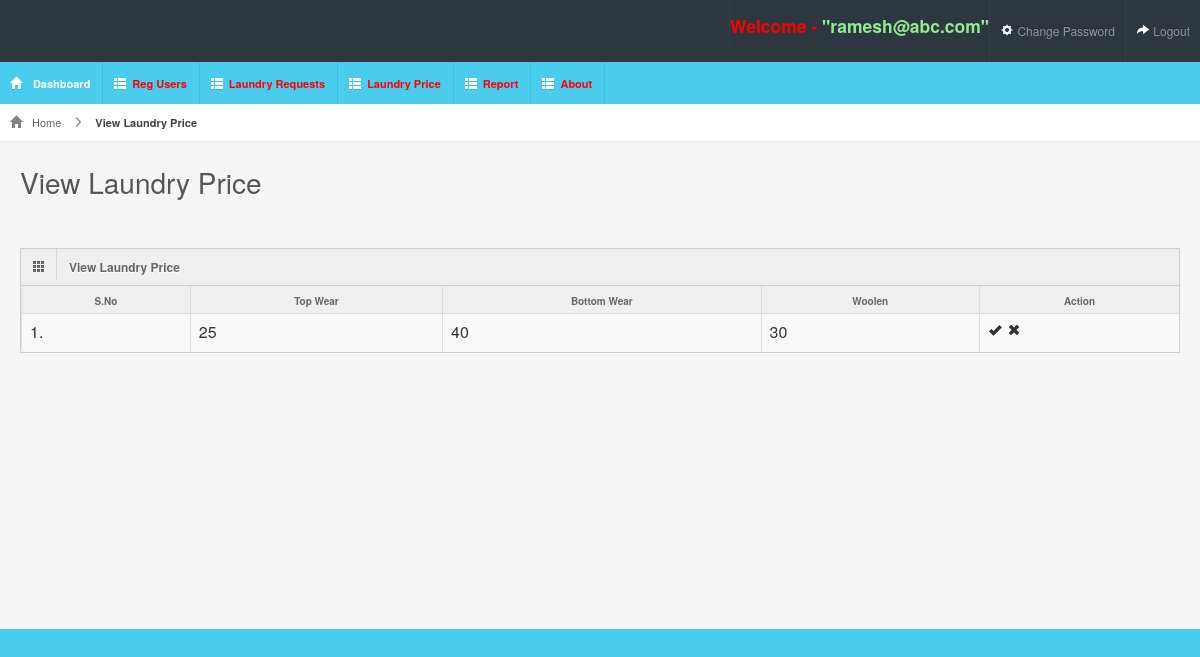
Screenshot of /view_laundry_price/ (signed in) with the database file from the repository.
### laundryapp/models.py (models this page shows)
class Price(models.Model):
    bottomwearprice = models.CharField(max_length=100, null=True, blank=True)
    topwearprice = models.CharField(max_length=100, null=True, blank=True)
    woolenprice = models.CharField(max_length=100, null=True, blank=True)

### laundryapp/views.py (the view)
# urls.py: path('view_laundry_price/', view_laundry_price, name="view_laundry_price"),
@login_required(login_url='/admin_login/')
def view_laundry_price(request):
    data = Price.objects.all()
    d = {'data': data}
    return render(request, "view_laundry_price.html", locals())

### laundryapp/templates/view_laundry_price.html
{% extends 'admin_index.html' %}
{% block body %}
{% load static %}
<div id="content">
  <div id="content-header">
    <div id="breadcrumb"> <a href="/dashboard/" title="Go to Home" class="tip-bottom"><i class="icon-home"></i> Home</a> <a href="#" class="current">View Laundry Price</a> </div>
    <h1>View Laundry Price</h1>
  </div>
  <div class="container-fluid">
    <div class="row-fluid">
      <div class="span12">
        <div class="widget-box">
          <div class="widget-title">
             <span class="icon"><i class="icon-th"></i></span>
            <h5>View Laundry Price</h5>
          </div>
          <div class="widget-content nopadding">
            <table class="table table-bordered data-table">
              <thead>
                <tr>
                  <th>S.No</th>
                  <th>Top Wear</th>
                  <th>Bottom Wear</th>
                  <th>Woolen</th>
                  <th>Action</th>
                </tr>
              </thead>
              <tbody>
              {% for i in data %}
                <tr class="gradeX">
                  <td>{{forloop.counter}}.</td>
                  <td>{{i.topwearprice}}</td>
                  <td>{{i.bottomwearprice}}</td>
                  <td>{{i.woolenprice}}</td>
                  <td class="center">
                    <a href="{% url 'edit_laundry_price' i.id %}" class="tip-top" data-original-title="Update"><i class="icon-ok" ></i></a>
                      <a href="{% url 'delete_laundry_price' i.id %}" onclick="return confirm('Are you sure?')" class="tip-top" data-original-title="Delete"><i class="icon-remove"></i></a>
                  </td>
                </tr>
              {% endfor %}
              </tbody>
            </table>
          </div>
        </div>
      </div>
    </div>
  </div>
</div>
{% endblock %}

### laundryapp/templates/admin_index.html (shortened to what this page needs)
{% load static %}
<html lang="en">
<head>
    <link rel="stylesheet" href="{% static 'css/bootstrap.min.css' %}"/>
    <link rel="stylesheet" href="{% static 'css/bootstrap-responsive.min.css' %}"/>
    <link rel="stylesheet" href="{% static 'css/fullcalendar.css' %}"/>
    <link rel="stylesheet" href="{% static 'css/maruti-style.css' %}"/>
    <link rel="stylesheet" href="{% static 'css/maruti-media.css' %}" class="skin-color"/>
</head>
<body>
<div id="header">
    <h1><a href="dashboard.html">Laundry Management System</a></h1>
</div>
<div id="user-nav" class="navbar navbar-inverse">
    <ul class="nav">
        <li class="text" >
            <h4 style="color:red">Welcome - <span style="color:lightgreen">"{{request.user.username}}"</span></h4>
        </li>
    </ul>
    <ul class="nav">
        <li class=""><a title="" href="/change_password/"><i class="icon icon-cog"></i> <span class="text1">Change Password</span></a></li>
        <li class=""><a title="" href="/admin_logout/"><i class="icon icon-share-alt"></i> <span class="text1">Logout</span></a>
        </li>
    </ul>
</div>
<div id="sidebar"><a href="#" class="visible-phone"> Dashboard</a>
    <ul>
        <li class="active"><a href="/dashboard/"><i class="icon icon-home"></i> <span>Dashboard</span></a></li>
        <li class="submenu"><a href=""><i class="icon icon-th-list"></i><span style="color:red">Reg Users</span></a>
        </li>
        <li class="submenu"><a href="#"><i class="icon icon-th-list"></i><span style="color:red">Laundry Requests</span></a>
        </li>
        <li class="submenu"><a href="#" ><i class="icon icon-th-list"></i><span style="color:red">Laundry Price</span></a>
        </li>
        <li class="submenu"><a href="#"><i class="icon icon-th-list"></i><span style="color:red">Report</span></a>
        </li>
        <li class="submenu"><a href="#"><i class="icon icon-th-list"></i><span style="color:red">About</span></a>
        </li>
    </ul>
</div>
{% block body %}
{% endblock %}
</body>
</html>

### laundryapp/static/css/maruti-style.css (style rules this page uses)
* { outline:none !important; -moz-outline: none !important; }
body { overflow-x: hidden; margin-top: -10px; }
select, textarea, input[type="text"], input[type="password"], input[type="datetime"], input[type="datetime-local"], input[type="date"], input[type="month"], input[type="time"], input[type="week"], input[type="number"], input[type="email"], input[type="url"], input[type="search"], input[type="tel"], input[type="color"], .uneditable-input, .label, .dropdown-menu, .btn, .well, .progress, .table-bordered, .btn-group > .btn:first-child, .btn-group > .btn:last-child, .btn-group > .btn:last-child, .btn-group > .dropdown-toggle, .alert { border-radius:0px; }
#header { height: 62px; position: relative; width: 100%; z-index: -7; }
#header h1 { background: url("../img/logo.png") no-repeat scroll 0 0 transparent; height: 31px; left: 15px; line-height: 600px; overflow: hidden; position: relative; top:20px; width: 191px; }
#header h1 a { display: block; }
#sidebar { width:100%; background:#49cced; position:absolute; clear:both; top:62px; }
#sidebar > ul { margin:0px; padding:0px; width:100%; display:block; z-index:999; }
#sidebar > ul > li { list-style-type:none; float:left; display:block; margin:0px; border-right:1px solid #41bedd; position:relative; padding:10px; cursor:pointer }
#sidebar > ul > li a { padding:12px 0; }
#sidebar > ul li span { cursor:pointer; margin:0px 2px 0 5px; font-weight:bold; color:#fff; font-size:11px; }
#sidebar > ul li a i { background-image: url("../img/glyphicons-halflings-white.png"); margin-top:4px; vertical-align: top; }
#user-nav { position: absolute; right:0px; top: 0px; z-index:11; margin: 0; }
#user-nav > ul { margin: 0; padding: 0; list-style: none; }
#user-nav > ul > li { float: left; list-style-type: none; margin: 0; position: relative; padding:6px 0; background:#2e363f; border-left:1px solid #363e48; }
#user-nav > ul > li > a { padding: 15px 10px; display: block; font-size: 12px; }
#user-nav > ul > li > a > i, #sidebar li a i { vertical-align: top; background-image: url('../img/glyphicons-halflings-white.png'); margin-top: 2px; }
#content { background:url(../images/backgrounds/bodyBg.png) repeat #fff; margin-left:0px; margin-right: 0; margin-top:80px; padding-bottom: 25px; position: relative; min-height: 500px; width: auto; }
#content-header { position: abslute; width: 100%; margin-top: -38px; z-index: 20; }
#content-header h1 { color: #555555; font-size: 28px; font-weight: normal; float: none; text-shadow: 0 1px 0 #ffffff; margin-left: 20px; position: relative; }
#content-header h1, #content-header .btn-group { margin-top: 20px; }
.container-fluid .row-fluid:first-child { margin-top: 20px; }
#breadcrumb { background-color: #fff; border-bottom: 1px solid #e3ebed; }
#breadcrumb a { padding: 8px 20px 8px 10px; display: inline-block; background-image: url('../img/breadcrumb.png'); background-position: center right; background-repeat: no-repeat; font-size: 11px; color: #666666; }
#breadcrumb a:last-child { background-image:none; }
#breadcrumb a.current { font-weight: bold; color: #444444; }
#breadcrumb a i { margin-right: 5px; opacity: .6; }
.stat-boxes .peity_bar_good, .stat-boxes .peity_line_good, { color: #459D1C; }
.widget-box { background: none repeat scroll 0 0 #F9F9F9; border-top: 1px solid #CDCDCD; border-left: 1px solid #CDCDCD; border-right: 1px solid #CDCDCD; clear: both; margin-top: 16px; margin-bottom: 16px; position: relative; }
.widget-title, .modal-header, .table th, div.dataTables_wrapper .ui-widget-header { background-color: #efefef; border-bottom: 1px solid #CDCDCD; height: 36px; }
.widget-title span.icon { border-right: 1px solid #cdcdcd; padding: 9px 10px 7px 11px; float: left; opacity: .7; }
.widget-title h5 { color: #666666; text-shadow: 0 1px 0 #ffffff; float: left; font-size: 12px; font-weight: bold; padding: 12px; line-height: 12px; margin: 0; }
.widget-content { padding: 12px 15px; border-bottom: 1px solid #cdcdcd; }
.table th { height: auto; font-size: 10px; padding: 5px 10px 2px; border-bottom: 0; text-align: center; color: #666666; }
.nopadding { padding: 0 !important; }
.nopadding .table { margin-bottom: 0; }
.nopadding .table-bordered { border: 0; }

### laundryapp/static/css/maruti-media.css (style rules this page uses)
body { background:#49CCED; }
#header { background-color: #2e363f; margin-top:10px; }

### rows the page displays
Price: topwearprice "25", bottomwearprice "40", woolenprice "30"

### other values shown
{{ request.user.username }} "ramesh@abc.com"
